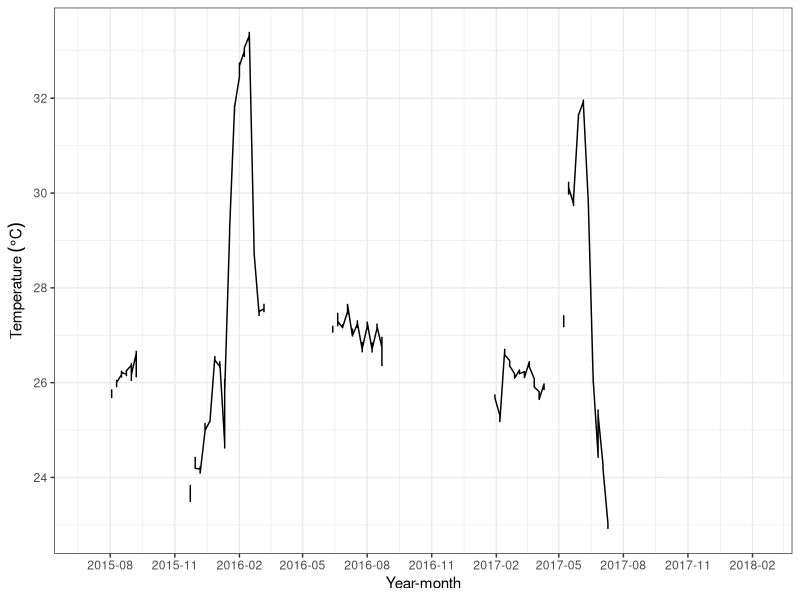

Recreate this plot in R.
# libraries 
    library(dplyr)
    library(ggplot2)
    library(ggthemes)

# Data
    Temperature<-read.csv("data/Temperature_data.csv", header = T)
    Temperature$Date<-as.Date(Temperature$Date_Time, format="%m/%d/%y %H:%M:%S %p")
    Temperature$Week<-as.Date(cut(Temperature$Date, breaks = "week"))

    # Remove temp data when Mcav was moved to recovery
    Mcav<-Temperature[which((Temperature$Replicate==1) & ((Temperature$Week=="2016-02-08")|
                                                       (Temperature$Week=="2016-02-15")|
                                                       (Temperature$Week=="2016-02-22"))), ]
    Temperature <- droplevels(Temperature[!rownames(Temperature) %in% 
                                            rownames(Mcav), ])
# --------------------------------
# # Check sudden differences in temp
# Temperature<-
#   (Temperature %>% 
#   group_by(ID)  %>% 
#   mutate(temp.difference = Temp - lag(Temp)))
# 
# Temperature$temp.difference[is.na(Temperature$temp.difference)]<-0
# Temperature$Temperature.off<-"OK"
# Temperature$Temperature.off[(Temperature$temp.difference>2)]<-"Too Hot"
# Temperature$Temperature.off[(Temperature$temp.difference<(-2))]<-"Too Cold"
# --------------------------------

# Average, min and max Temperature by treatment, tank(Replicate) and week
    # Expand time frame
    Dates<-as.data.frame(seq(as.Date("2015-06-30"), 
                             as.Date("2018-06-10"), by="days"))
    names(Dates) <- c("Date")
    Temperature<-merge(Dates, Temperature, on=Dates, all=TRUE)
    Temperature$Week<-as.Date(cut(Temperature$Date, breaks = "week"))
    
    # Summary by week
    Summary<-Temperature %>%
      group_by(Treatment, Replicate, Week) %>%
      dplyr::summarise(avgTemp = mean(Temp), 
                       maxTemp = max(Temp),  
                       minTemp = min(Temp), 
                       sdTemp = sd(Temp))
    
    Temperature<-dplyr::full_join(Temperature, Summary, by=c("Treatment", "Replicate", "Week"))  
    write.csv(Temperature, "Final_Temperature.csv")
    
# Plot average temperature per week
   # tiff('outputs/Temperature.tiff', units="in", width=6, height=4, res=300)
      Temperature_All<- ggplot(Summary, aes (Week, avgTemp)) +
        theme_bw() +
        # stat_summary(fun.data = "mean_cl_boot",geom = "line") +
        stat_summary(fun.data = "mean_cl_boot",geom = "errorbar") +
         geom_line() +   
        scale_x_date(date_breaks = "3 months", date_labels = "%Y-%m", 
                     limits = c(as.Date("2015-06-30"), as.Date("2018-02-10")),
                     name = "Year-month") +
        ylab(expression("Temperature"~(degree*C)))
      Temperature_All
  #  dev.off()